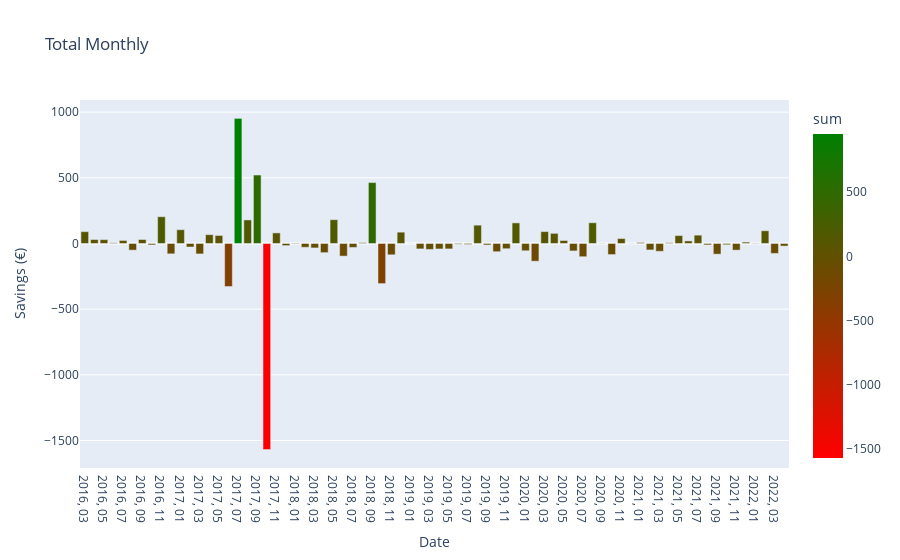

Here is the notebook cell this chart was saved with:
### Code cell
Total_Monthly_Table = data.groupby('year_month')['Bedrag'].sum().reset_index(name = 'sum')
Total_Monthly_Chart = px.bar(Total_Monthly_Table, x = "year_month", y = "sum", title = "Total Monthly", color = Total_Monthly_Table["sum"],
                            color_continuous_scale= ["red","green"])

Total_Monthly_Chart.update_yaxes(title = 'Savings (€)', visible = True, showticklabels = True)
Total_Monthly_Chart.update_xaxes(title = 'Date', visible = True, showticklabels = True)

### Figure 1 — Plotly figure (JSON) as saved in the notebook; plotly's stock layout.template omitted (floating-point values rounded to 4 significant figures)
{"data": [{"alignmentgroup": "True", "hovertemplate": "year_month=%{x}<br>sum=%{marker.color}<extra></extra>", "legendgroup": "", "marker": {"color": [90.01, 30, 29.26, 5.01, 23.08, -50.73, 30.26, -10.74, 203.8, -79, 104.8, -26.98, -79.59, 67, 60.9, -327.9, 952.3, 179.3, 521.2, -1569.0, 80.52, -16.24, -3.5, -28.99, -34, -69.75, 181, -96.15, -30.2, 6.31, 463.8, -305.4, -86.25, 86.25, 4.263e-14, -41.43, -45.25, -41.75, -41.42, -5.39, -7.21, 139.5, -11.22, -62.59, -39.9, 156.7, -55.43, -134.8, 90.56, 76.98, 22.71, -56.85, -100.8, 157.7, 1.37, -84.57, 37.6, -0.84, 7.01, -49.28, -59.6, 5.51, 60.09, 19.41, 63.3, -10.75, -81.34, -9.56, -50.76, 10.5, -2.19, 96.85, -75.85, -19.82], "coloraxis": "coloraxis", "pattern": {"shape": ""}}, "name": "", "offsetgroup": "", "orientation": "v", "showlegend": false, "textposition": "auto", "type": "bar", "x": ["2016, 03", "2016, 04", "2016, 05", "2016, 06", "2016, 07", "2016, 08", "2016, 09", "2016, 10", "2016, 11", "2016, 12", "2017, 01", "2017, 02", "2017, 03", "2017, 04", "2017, 05", "2017, 06", "2017, 07", "2017, 08", "2017, 09", "2017, 10", "2017, 11", "2017, 12", "2018, 01", "2018, 02", "2018, 03", "2018, 04", "2018, 05", "2018, 06", "2018, 07", "2018, 08", "2018, 09", "2018, 10", "2018, 11", "2018, 12", "2019, 01", "2019, 02", "2019, 03", "2019, 04", "2019, 05", "2019, 06", "2019, 07", "2019, 08", "2019, 09", "2019, 10", "2019, 11", "2019, 12", "2020, 01", "2020, 02", "2020, 03", "2020, 04", "2020, 05", "2020, 06", "2020, 07", "2020, 08", "2020, 09", "2020, 10", "2020, 11", "2020, 12", "2021, 01", "2021, 02", "2021, 03", "2021, 04", "2021, 05", "2021, 06", "2021, 07", "2021, 08", "2021, 09", "2021, 10", "2021, 11", "2021, 12", "2022, 01", "2022, 02", "2022, 03", "2022, 04"], "xaxis": "x", "y": [90.01, 30, 29.26, 5.01, 23.08, -50.73, 30.26, -10.74, 203.8, -79, 104.8, -26.98, -79.59, 67, 60.9, -327.9, 952.3, 179.3, 521.2, -1569.0, 80.52, -16.24, -3.5, -28.99, -34, -69.75, 181, -96.15, -30.2, 6.31, 463.8, -305.4, -86.25, 86.25, 4.263e-14, -41.43, -45.25, -41.75, -41.42, -5.39, -7.21, 139.5, -11.22, -62.59, -39.9, 156.7, -55.43, -134.8, 90.56, 76.98, 22.71, -56.85, -100.8, 157.7, 1.37, -84.57, 37.6, -0.84, 7.01, -49.28, -59.6, 5.51, 60.09, 19.41, 63.3, -10.75, -81.34, -9.56, -50.76, 10.5, -2.19, 96.85, -75.85, -19.82], "yaxis": "y"}], "layout": {"barmode": "relative", "coloraxis": {"colorbar": {"title": {"text": "sum"}}, "colorscale": [[0, "red"], [1, "green"]]}, "legend": {"tracegroupgap": 0}, "title": {"text": "Total Monthly"}, "xaxis": {"anchor": "y", "domain": [0, 1], "showticklabels": true, "title": {"text": "Date"}, "visible": true}, "yaxis": {"anchor": "x", "domain": [0, 1], "showticklabels": true, "title": {"text": "Savings (€)"}, "visible": true}}}
